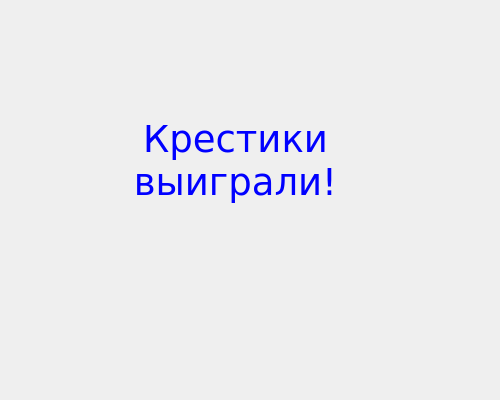
<?xml version="1.0" encoding="UTF-8"?>
<ui version="4.0">
 <class>EndWindow</class>
 <widget class="QWidget" name="EndWindow">
  <property name="geometry">
   <rect>
    <x>0</x>
    <y>0</y>
    <width>500</width>
    <height>400</height>
   </rect>
  </property>
  <property name="windowTitle">
   <string>Крестики-нолики</string>
  </property>
  <widget class="QLabel" name="label">
   <property name="geometry">
    <rect>
     <x>60</x>
     <y>60</y>
     <width>351</width>
     <height>201</height>
    </rect>
   </property>
   <property name="font">
    <font>
     <family>Verdana</family>
     <pointsize>28</pointsize>
    </font>
   </property>
   <property name="styleSheet">
    <string notr="true">color: blue;</string>
   </property>
   <property name="text">
    <string>Крестики
выиграли!</string>
   </property>
   <property name="alignment">
    <set>Qt::AlignCenter</set>
   </property>
  </widget>
 </widget>
 <resources/>
 <connections/>
</ui>
